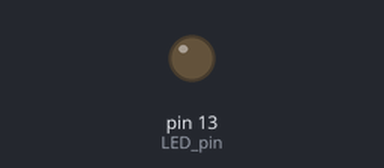
Bench run of a sketch on a simulated Arduino Uno, built with avr-gcc and run on an emulated ATmega328P. Parts: output pins drawn as LEDs (lit = HIGH).

Above: at 1.15 s.
At 5.35 s:
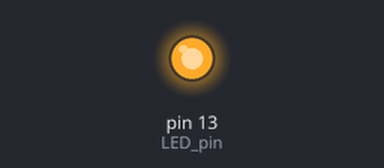
Timing chart, 0 to 5.7 s (numbered marks = the images above):
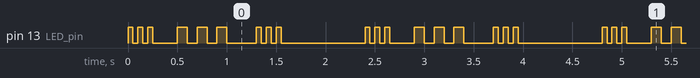

Measured:
- by itself, pin 13 (LED_pin): repeats every 2.4 s: 2 × (LOW 0.05 s, HIGH 0.05 s), LOW 0.25 s, 2 × (HIGH 0.10 s, LOW 0.10 s), HIGH 0.10 s, LOW 0.30 s, 2 × (HIGH 0.05 s, LOW 0.05 s), HIGH 0.05 s, LOW 0.85 s, HIGH 0.05 s

The sketch:

MorseCode.ino
```cpp
int LED_pin  = 13;
int velocity = 50;

void setup() {

  pinMode(LED_pin, OUTPUT);

}

void loop() {

  dot();  dot();  dot();  space();
  dash(); dash(); dash(); space();
  dot();  dot();  dot();  space();

  space(); space(); space();

}

void dot(){
  digitalWrite(LED_pin, HIGH);
  delay(velocity);
  digitalWrite(LED_pin, LOW);
  delay(velocity);
}

void dash(){
  digitalWrite(LED_pin, HIGH);
  delay(2*velocity);
  digitalWrite(LED_pin, LOW);
  delay(2*velocity);
}

void space(){
  delay(4*velocity);
}
```
